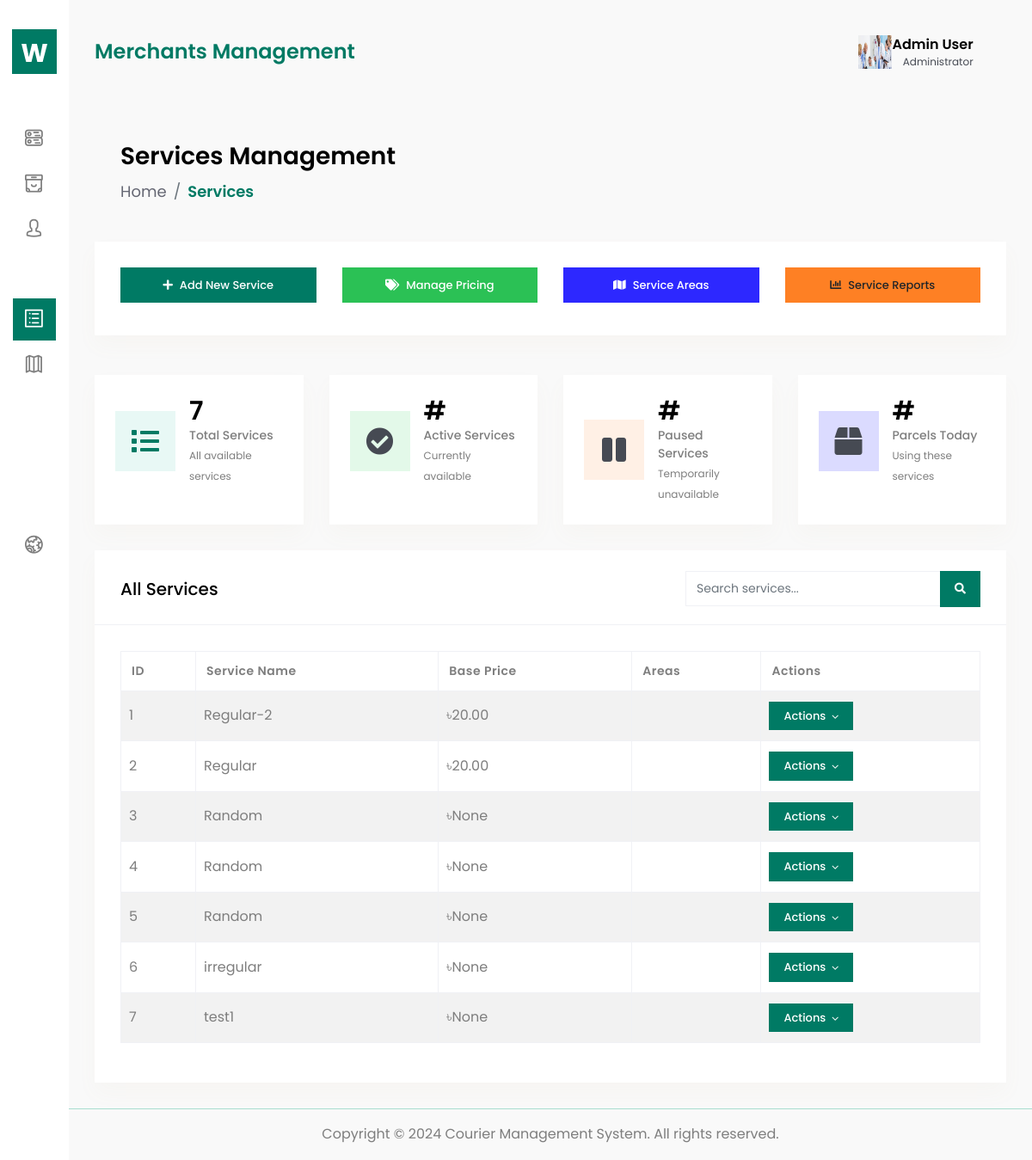
/logistics/service/, run on the app's committed database.
### logistics/models.py (models this page shows, shortened)
class Service(models.Model):
    service_id = models.AutoField(primary_key=True)
    service_name = models.CharField(max_length=100)
    base_price = models.DecimalField(max_digits=20, decimal_places=2, null=True,blank=True)
    is_weight_based = models.BooleanField(default=False, null=True, blank=True)
    service_merchant_id = models.ForeignKey('accounts.Merchant', on_delete=models.CASCADE, related_name='services_merchant', null=True,blank=True)
    customer = models.ForeignKey( "accounts.Customer", on_delete=models.CASCADE, null=True, blank=True,related_name="customerservices")
    customer_cod_amount = models.DecimalField(max_digits=10, decimal_places=2, null=True, blank=True)
    percentage_cod=models.DecimalField(max_digits=5, decimal_places=2, null=True, blank=True)
    calculated_cod_amount = models.DecimalField(max_digits=10, decimal_places=2, null=True, blank=True)
    dhaka_city_price = models.DecimalField(max_digits=20, decimal_places=2, null=True, blank=True)
    sub_city_price = models.DecimalField(max_digits=20, decimal_places=2, null=True, blank=True)
    out_of_dhaka_price = models.DecimalField(max_digits=20, decimal_places=2, null=True, blank=True)
    service_parcel = models.CharField(max_length=100, null=True, blank=True)
    created_at = models.DateTimeField(auto_now_add=True)
    updated_at = models.DateTimeField(auto_now=True)
    service_area = models.ManyToManyField('Area', related_name='service_area')

### logistics/views.py (the view)
# urls.py: path('service/', views.service, name='service'),
def service(request):
    services = Service.objects.all()  # Get all services
    total_services = services.count()
    context = {
        'services': services,
        'total_services': total_services,
    }
    return render(request, 'logistics/service.html', context)

### logistics/templates/logistics/service.html (shortened to what this page needs)
{%extends "base.html"%}
{%block content%}
        <div class="content-body">
            <div class="container-fluid">
                <div class="row page-titles mx-0">
                    <div class="col-sm-6 p-md-0">
                        <div class="welcome-text">
                            <h4>Services Management</h4>
                        </div>
                    </div>
                    <div class="col-sm-6 p-md-0 justify-content-sm-end mt-2 mt-sm-0 d-flex">
                        <ol class="breadcrumb">
                            <li class="breadcrumb-item"><a href="{% url "dashboard"%}">Home</a></li>
                            <li class="breadcrumb-item active"><a href="{% url "service"%}">Services</a></li>
                        </ol>
                    </div>
                </div>
                <div class="row mb-3">
                    <div class="col-12">
                        <div class="card">
                            <div class="card-body">
                                <div class="row">
                                    <div class="col-md-3 mb-2">
                                        <a href="{% url 'add_service'%}" class="btn btn-primary btn-block">
                                            <i class="fas fa-plus mr-2"></i>Add New Service
                                        </a>
                                    </div>
                                    <div class="col-md-3 mb-2">
                                        <a href="service-pricing.html" class="btn btn-success btn-block">
                                            <i class="fas fa-tags mr-2"></i>Manage Pricing
                                        </a>
                                    </div>
                                    <div class="col-md-3 mb-2">
                                        <a href="service-areas.html" class="btn btn-info btn-block">
                                            <i class="fas fa-map mr-2"></i>Service Areas
                                        </a>
                                    </div>
                                    <div class="col-md-3 mb-2">
                                        <a href="service-reports.html" class="btn btn-warning btn-block">
                                            <i class="fas fa-chart-bar mr-2"></i>Service Reports
                                        </a>
                                    </div>
                                </div>
                            </div>
                        </div>
                    </div>
                </div>
                <div class="row">
                    <div class="col-xl-3 col-lg-6 col-sm-6">
                        <div class="widget-stat card">
                            <div class="card-body p-4">
                                <div class="media ai-icon">
                                    <span class="mr-3 bgl-primary ai-icon">
                                        <i class="fas fa-list"></i>
                                    </span>
                                    <div class="media-body">
                                        <h3 class="mb-0 text-black">{{total_services}}</h3>
                                        <p class="mb-0">Total Services</p>
                                        <small>All available services</small>
                                    </div>
                                </div>
                            </div>
                        </div>
                    </div>
                    <div class="col-xl-3 col-lg-6 col-sm-6">
                        <div class="widget-stat card">
                            <div class="card-body p-4">
                                <div class="media ai-icon">
                                    <span class="mr-3 bgl-success ai-icon">
                                        <i class="fas fa-check-circle"></i>
                                    </span>
                                    <div class="media-body">
                                        <h3 class="mb-0 text-black">#</h3>
                                        <p class="mb-0">Active Services</p>
                                        <small>Currently available</small>
                                    </div>
                                </div>
                            </div>
                        </div>
                    </div>
                    <div class="col-xl-3 col-lg-6 col-sm-6">
                        <div class="widget-stat card">
                            <div class="card-body p-4">
                                <div class="media ai-icon">
                                    <span class="mr-3 bgl-warning ai-icon">
                                        <i class="fas fa-pause"></i>
                                    </span>
                                    <div class="media-body">
                                        <h3 class="mb-0 text-black">#</h3>
                                        <p class="mb-0">Paused Services</p>
                                        <small>Temporarily unavailable</small>
                                    </div>
                                </div>
                            </div>
                        </div>
                    </div>
                    <div class="col-xl-3 col-lg-6 col-sm-6">
                        <div class="widget-stat card">
                            <div class="card-body p-4">
                                <div class="media ai-icon">
                                    <span class="mr-3 bgl-info ai-icon">
                                        <i class="fas fa-box"></i>
                                    </span>
                                    <div class="media-body">
                                        <h3 class="mb-0 text-black">#</h3>
                                        <p class="mb-0">Parcels Today</p>
                                        <small>Using these services</small>
                                    </div>
                                </div>
                            </div>
                        </div>
                    </div>
                </div>
                <div class="row">
                    <div class="col-12">
                        <div class="card">
                            <div class="card-header">
                                <h4 class="card-title">All Services</h4>
                                <div class="card-tools">
                                    <div class="input-group">
                                        <input type="text" class="form-control" placeholder="Search services..." id="searchInput">
                                        <div class="input-group-append">
                                            <button class="btn btn-primary" type="button">
                                                <i class="fas fa-search"></i>
                                            </button>
                                        </div>
                                    </div>
                                </div>
                            </div>
                            <div class="card-body">
                                <div class="table-responsive">
                                    <table id="servicesTable" class="table table-striped table-bordered">
                                        <thead>
                                            <tr>
                                                <th>ID</th>
                                                <th>Service Name</th>
                                                <th>Base Price</th>
                                                <th>Areas</th>
                                                <th>Actions</th>
                                            </tr>
                                        </thead>
                                        <tbody>
    {% for service in services %}
    <tr>
        <td>{{ service.service_id }}</td>
        <td>{{ service.service_name }}</td>
        <td>৳{{ service.base_price }}</td>
        <td>{{ service.service_areas }}</td>
        <td>
            <div class="dropdown">
                <button class="btn btn-primary btn-sm dropdown-toggle" type="button" data-toggle="dropdown">
                    Actions
                </button>
            </div>
        </td>
    </tr>
    {% empty %}
    <tr>
        <td colspan="8">No services found.</td>
    </tr>
    {% endfor %}
</tbody>
                                    </table>
                                </div>
                            </div>
                        </div>
                    </div>
                </div>
            </div>
        </div>
        {%endblock%}

### static/assets/css/custom-primary.css (style rules this page uses)
:root { --primary-color: #007A64; --primary-dark: #005a4a; --primary-light: #00A885; --primary-lighter: #e8f8f5; --primary-border: #a8ddd0; --accent-yellow: #FFD700; --accent-yellow-light: #FFF176; --accent-yellow-dark: #FFC107; --warning-yellow: #FF9800; --gradient-primary: linear-gradient(135deg, var(--primary-color) 0%, var(--primary-light) 100%); --gradient-accent: linear-gradient(135deg, var(--accent-yellow) 0%, var(--accent-yellow-dark) 100%); --gradient-combined: linear-gradient(135deg, var(--primary-color) 0%, var(--accent-yellow) 100%); }
.btn-primary { background-color: var(--primary-color) !important; border-color: var(--primary-color) !important; }
.bgl-primary { background-color: var(--primary-lighter) !important; }
.bgl-primary i { color: var(--primary-color) !important; }
a { color: var(--primary-color); }
.card .btn-primary { background-color: var(--primary-color) !important; border-color: var(--primary-color) !important; }
.breadcrumb-item.active { color: var(--primary-color) !important; }

### data on the page
Service: service_id "1", service_name "Regular-2", base_price "20.00"
Service: service_id "2", service_name "Regular", base_price "20.00"
Service: service_id "3", service_name "Random", base_price "None"
Service: service_id "4", service_name "Random", base_price "None"
Service: service_id "5", service_name "Random", base_price "None"
Service: service_id "6", service_name "irregular", base_price "None"
Service: service_id "7", service_name "test1", base_price "None"

### other printed values
{{ total_services }} "7"
